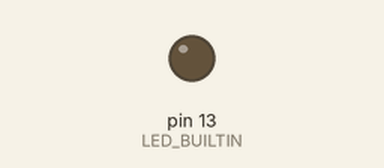
This sketch was run on a simulated Arduino Uno, built with avr-gcc and run on an emulated ATmega328P. Parts: output pins drawn as LEDs (lit = HIGH).

Above: at 1.0 s.
At 7.0 s:
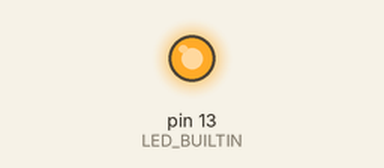
Timing chart, 0 to 9.2 s (numbered marks = the images above):
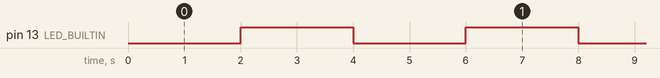

Measured:
- by itself, pin 13 (LED_BUILTIN): alternates HIGH for 2.0 s and LOW for 2.0 s

The sketch:

2_blink_led_without_delay.ino
```cpp
const int waitingTime = 2000;   // 2 seconds
unsigned long previousMillis = 0;
bool ledState = LOW;

void setup() { pinMode(LED_BUILTIN, OUTPUT); }

void loop()
{
  unsigned long currentMillis = millis();

  if (currentMillis - previousMillis >= waitingTime)
  {
    previousMillis = currentMillis;
    ledState = !ledState;
    digitalWrite(LED_BUILTIN, ledState);
  }
}
```
